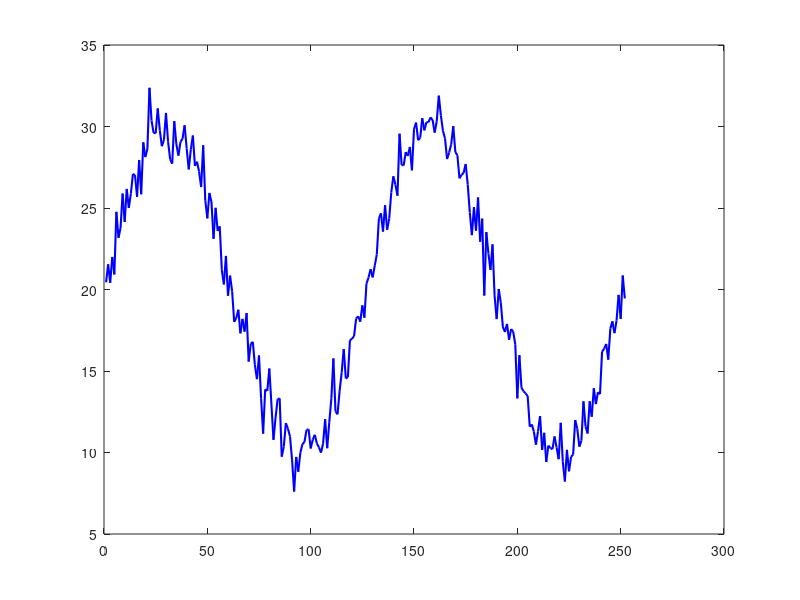

Source code (MATLAB): (Note: this script raises an error after producing the figure.)
% Sample IV data (past 1 year, 252 trading days)
days = 1:252; % 252 trading days
IV_data = 20 + 10*sin(2*pi*days/126) + randn(1,252); % Simulated IV data with fluctuations

% Current IV
current_IV = 35;  % Assume todays IV is 35%

% Compute IV Rank
IV_max = max(IV_data);
IV_min = min(IV_data);
IV_rank = ((current_IV - IV_min) / (IV_max - IV_min)) * 100;
fprintf('IV Rank: %.2f%%\n', IV_rank);

% Compute IV Percentile
IV_below_current = sum(IV_data < current_IV);
IV_percentile = (IV_below_current / length(IV_data)) * 100;
fprintf('IV Percentile: %.2f%%\n', IV_percentile);

% Compute Mean IV
IV_mean = mean(IV_data);
fprintf('Mean IV: %.2f%%\n', IV_mean);

% Plot IV and Mean IV
figure;
plot(days, IV_data, 'b', 'LineWidth', 1.5); % Plot IV in blue
hold on;
yline(IV_mean, 'r--', 'LineWidth', 2); % Plot Mean IV as a red dashed line
hold off;

% Add labels and title
xlabel('Trading Days');
ylabel('Implied Volatility (%)');
title('Implied Volatility Over Time with Mean IV');
legend('Implied Volatility', 'Mean IV', 'Location', 'best');
grid on;

